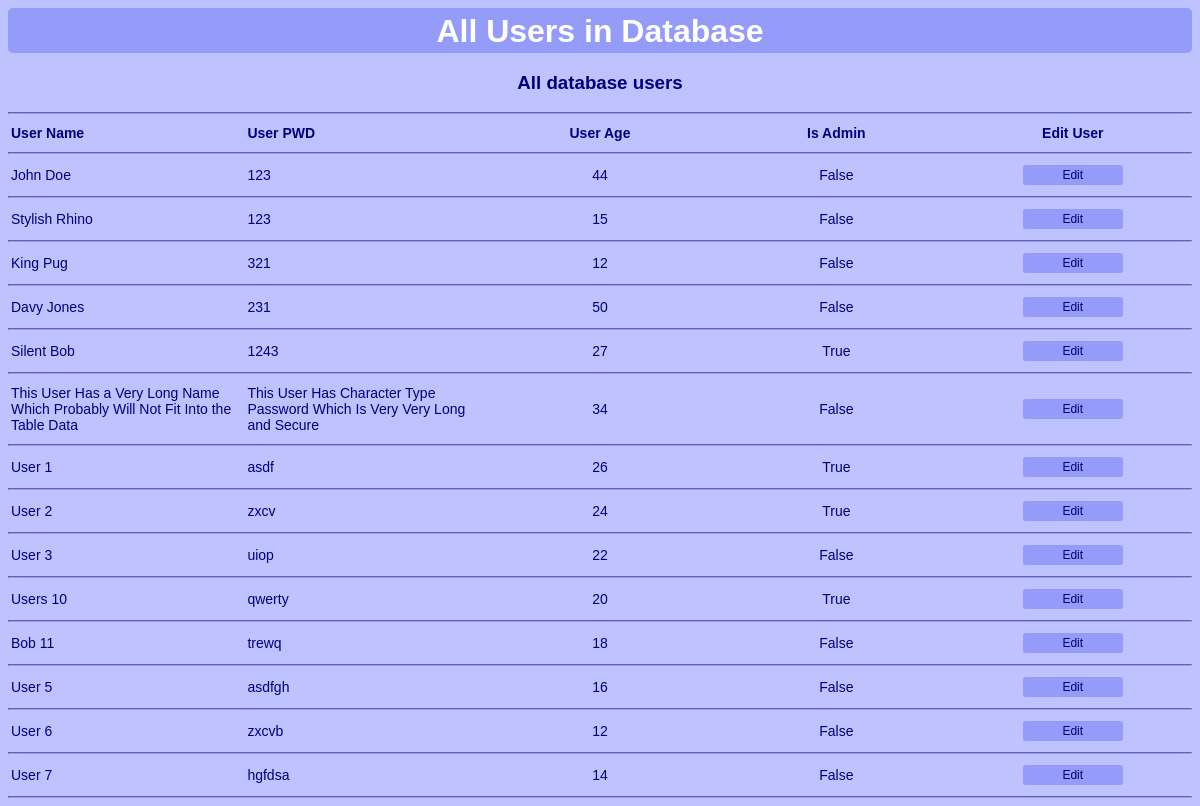
/user_all, run on an earlier commit of the app's database.
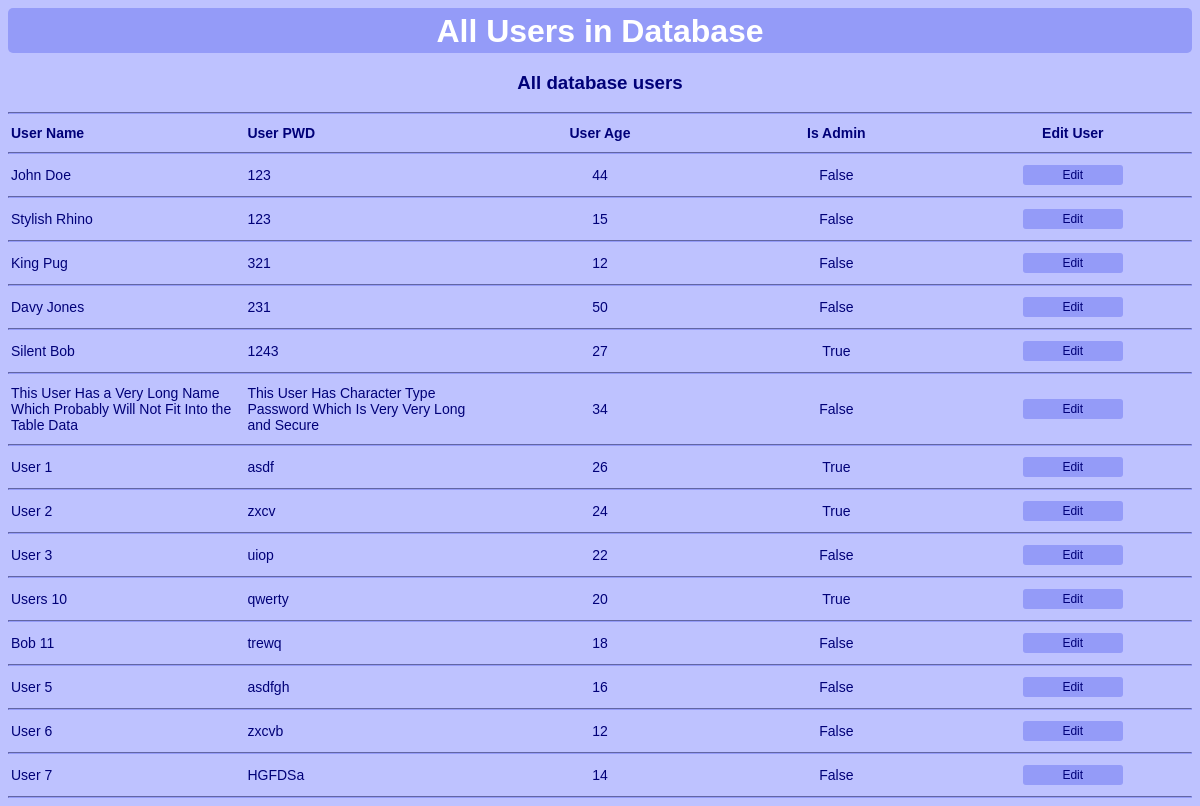
And on a later commit of the database.
### Database.py (models this page shows)
class User(db.Model):  # Define a class 'User' that inherits the SQLAlchemy Model class
    id = db.Column(db.Integer, primary_key=True)  # Primary key column for unique identification
    name = db.Column(db.String(300), nullable=False)  # Column for the user's name
    password = db.Column(db.String(300), nullable=False)  # Column for user's password
    age = db.Column(db.Integer, nullable=False)  # Column for the person's age
    isAdmin = db.Column(db.Boolean, nullable=False)  # Is user admin

### app.py (the view)
@app.route("/user_all", methods=['GET'])
def user_all():
    from Database import User
    users = User.query.all()
    print("/user_all: Fetched User data")
    return render_template("user_all.html", allUsers=users)

### templates/user_all.html (shortened to what this page needs)
{% extends 'base.html' %}
{% block body %}
<h1>All Users in Database</h1>
<center>
    <h3>All database users</h3>
    <hr>
    <table>
        <tr>
            <th>User Name</th>
            <th>User PWD</th>
            <th style="text-align:center;">User Age</th>
            <th style="text-align:center;">Is Admin</th>
            <th style="text-align:center; width:10%;">Edit User</th>
        </tr>
    </table>
    <hr>
    {% for user in allUsers %}
    <table>
        <tr>
            <td>{{user.name}}</td>
            <td>{{user.password}}</td>
            <td style="text-align:center;">{{user.age}}</td>
            <td style="text-align:center;">{{user.isAdmin}}</td>
            <td style="text-align:center;">
                <form action="/user_edit" method="POST">
                    <button class="smallButton" type="submit">Edit</button>
                </form>
            </td>
        </tr>
    </table>
    <hr>
    {% endfor %}
</center>
{% endblock %}

What changed in the data, as far as the page shows it:
changed User "User 7": password "hgfdsa" → "HGFDSa"
